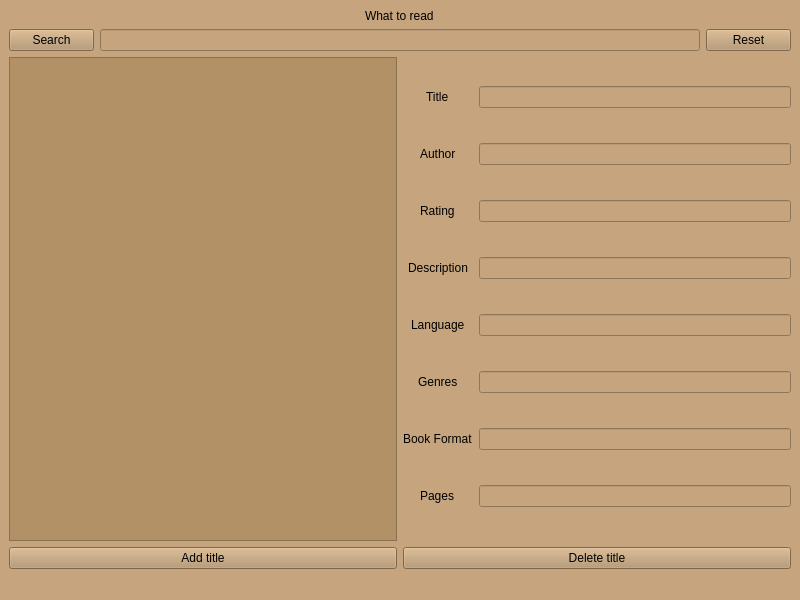
<?xml version="1.0" encoding="UTF-8"?>
<ui version="4.0">
 <class>MainWindow</class>
 <widget class="QMainWindow" name="MainWindow">
  <property name="geometry">
   <rect>
    <x>0</x>
    <y>0</y>
    <width>800</width>
    <height>600</height>
   </rect>
  </property>
  <property name="windowTitle">
   <string>MainWindow</string>
  </property>
  <property name="styleSheet">
   <string notr="true">background-color: rgb(198, 165, 126);</string>
  </property>
  <widget class="QWidget" name="centralwidget">
   <layout class="QGridLayout" name="gridLayout">
    <item row="2" column="0">
     <layout class="QGridLayout" name="gridLayout_3">
      <item row="0" column="0" alignment="Qt::AlignVCenter">
       <widget class="QPushButton" name="searchButton">
        <property name="maximumSize">
         <size>
          <width>200</width>
          <height>100</height>
         </size>
        </property>
        <property name="styleSheet">
         <string notr="true">font: 16pt &quot;Academy Engraved LET&quot;;
background-color: rgb(178, 145, 103);</string>
        </property>
        <property name="text">
         <string>Search</string>
        </property>
       </widget>
      </item>
      <item row="0" column="2" alignment="Qt::AlignVCenter">
       <widget class="QPushButton" name="resetButton">
        <property name="maximumSize">
         <size>
          <width>200</width>
          <height>100</height>
         </size>
        </property>
        <property name="styleSheet">
         <string notr="true">font: 16pt &quot;Academy Engraved LET&quot;;
background-color: rgb(178, 145, 103);</string>
        </property>
        <property name="text">
         <string>Reset</string>
        </property>
       </widget>
      </item>
      <item row="0" column="1">
       <widget class="QLineEdit" name="searchLine">
        <property name="maximumSize">
         <size>
          <width>600</width>
          <height>16777215</height>
         </size>
        </property>
       </widget>
      </item>
     </layout>
    </item>
    <item row="4" column="0">
     <layout class="QHBoxLayout" name="horizontalLayout_2">
      <item>
       <widget class="QPushButton" name="addRow">
        <property name="styleSheet">
         <string notr="true">font: 16pt &quot;Academy Engraved LET&quot;;
background-color: rgb(178, 145, 103);</string>
        </property>
        <property name="text">
         <string>Add title</string>
        </property>
       </widget>
      </item>
      <item>
       <widget class="QPushButton" name="deletRow">
        <property name="styleSheet">
         <string notr="true">font: 16pt &quot;Academy Engraved LET&quot;;
background-color: rgb(178, 145, 103);</string>
        </property>
        <property name="text">
         <string>Delete title</string>
        </property>
       </widget>
      </item>
     </layout>
    </item>
    <item row="3" column="0">
     <layout class="QHBoxLayout" name="horizontalLayout">
      <item>
       <widget class="QTableView" name="tableView">
        <property name="sizePolicy">
         <sizepolicy hsizetype="Expanding" vsizetype="Expanding">
          <horstretch>0</horstretch>
          <verstretch>0</verstretch>
         </sizepolicy>
        </property>
        <property name="styleSheet">
         <string notr="true">background-color: rgb(178, 145, 103);</string>
        </property>
       </widget>
      </item>
      <item>
       <layout class="QGridLayout" name="gridLayout_2">
        <item row="5" column="1" alignment="Qt::AlignHCenter">
         <widget class="QLabel" name="descriptionLabel">
          <property name="styleSheet">
           <string notr="true">font: 16pt &quot;Academy Engraved LET&quot;;</string>
          </property>
          <property name="text">
           <string>Description</string>
          </property>
         </widget>
        </item>
        <item row="5" column="2">
         <widget class="QLineEdit" name="descriptionLine"/>
        </item>
        <item row="2" column="2">
         <widget class="QLineEdit" name="ratingLine">
          <property name="styleSheet">
           <string notr="true"/>
          </property>
         </widget>
        </item>
        <item row="6" column="1" alignment="Qt::AlignHCenter">
         <widget class="QLabel" name="languageLabel">
          <property name="styleSheet">
           <string notr="true">font: 16pt &quot;Academy Engraved LET&quot;;</string>
          </property>
          <property name="text">
           <string>Language</string>
          </property>
         </widget>
        </item>
        <item row="8" column="1" alignment="Qt::AlignHCenter">
         <widget class="QLabel" name="bookformatLabel">
          <property name="styleSheet">
           <string notr="true">font: 16pt &quot;Academy Engraved LET&quot;;</string>
          </property>
          <property name="text">
           <string>Book Format</string>
          </property>
         </widget>
        </item>
        <item row="9" column="2">
         <widget class="QLineEdit" name="pagesLine"/>
        </item>
        <item row="1" column="1" alignment="Qt::AlignHCenter">
         <widget class="QLabel" name="authorLabel">
          <property name="styleSheet">
           <string notr="true">font: 16pt &quot;Academy Engraved LET&quot;;</string>
          </property>
          <property name="text">
           <string>Author</string>
          </property>
         </widget>
        </item>
        <item row="7" column="2">
         <widget class="QLineEdit" name="genresLine"/>
        </item>
        <item row="7" column="1" alignment="Qt::AlignHCenter">
         <widget class="QLabel" name="genresLabel">
          <property name="styleSheet">
           <string notr="true">font: 16pt &quot;Academy Engraved LET&quot;;</string>
          </property>
          <property name="text">
           <string>Genres</string>
          </property>
         </widget>
        </item>
        <item row="2" column="1" alignment="Qt::AlignHCenter">
         <widget class="QLabel" name="ratingLabel">
          <property name="styleSheet">
           <string notr="true">font: 16pt &quot;Academy Engraved LET&quot;;</string>
          </property>
          <property name="text">
           <string>Rating</string>
          </property>
         </widget>
        </item>
        <item row="0" column="2">
         <widget class="QLineEdit" name="titleLine">
          <property name="styleSheet">
           <string notr="true"/>
          </property>
         </widget>
        </item>
        <item row="9" column="1" alignment="Qt::AlignHCenter">
         <widget class="QLabel" name="pagesLabel">
          <property name="styleSheet">
           <string notr="true">font: 16pt &quot;Academy Engraved LET&quot;;</string>
          </property>
          <property name="text">
           <string>Pages</string>
          </property>
         </widget>
        </item>
        <item row="6" column="2">
         <widget class="QLineEdit" name="languageLine"/>
        </item>
        <item row="0" column="1" alignment="Qt::AlignHCenter">
         <widget class="QLabel" name="titleLabel">
          <property name="styleSheet">
           <string notr="true">font: 16pt &quot;Academy Engraved LET&quot;;</string>
          </property>
          <property name="text">
           <string>Title</string>
          </property>
         </widget>
        </item>
        <item row="8" column="2">
         <widget class="QLineEdit" name="bookformatLine"/>
        </item>
        <item row="1" column="2">
         <widget class="QLineEdit" name="authorLine">
          <property name="styleSheet">
           <string notr="true"/>
          </property>
         </widget>
        </item>
       </layout>
      </item>
     </layout>
    </item>
    <item row="1" column="0" alignment="Qt::AlignHCenter">
     <widget class="QLabel" name="ProjectName">
      <property name="styleSheet">
       <string notr="true">font: 24pt &quot;Academy Engraved LET&quot;;</string>
      </property>
      <property name="text">
       <string>What to read</string>
      </property>
     </widget>
    </item>
   </layout>
  </widget>
  <widget class="QMenuBar" name="menubar">
   <property name="geometry">
    <rect>
     <x>0</x>
     <y>0</y>
     <width>800</width>
     <height>22</height>
    </rect>
   </property>
  </widget>
  <widget class="QStatusBar" name="statusbar"/>
 </widget>
 <resources/>
 <connections/>
</ui>
